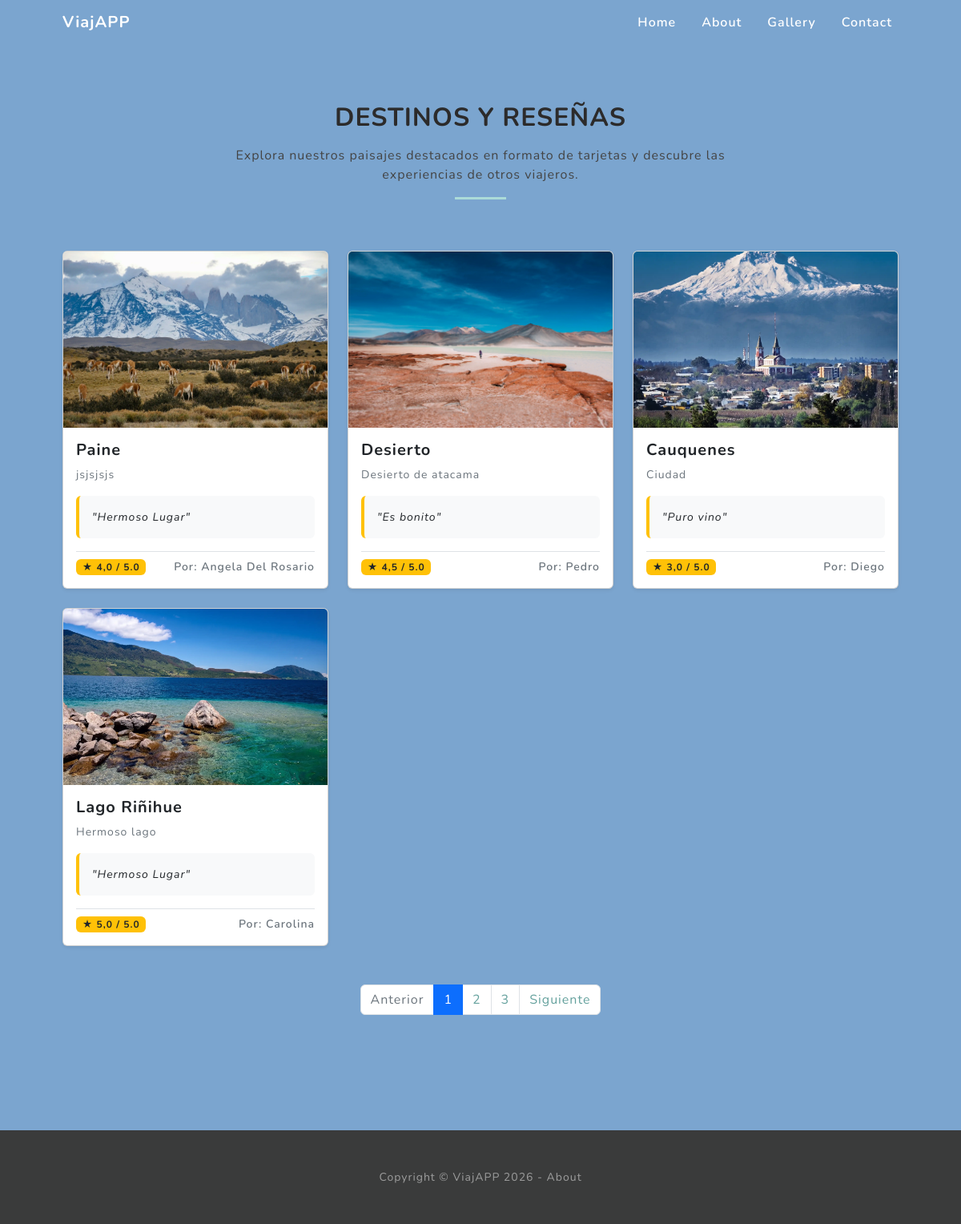
The app's page /gallery/, older data.
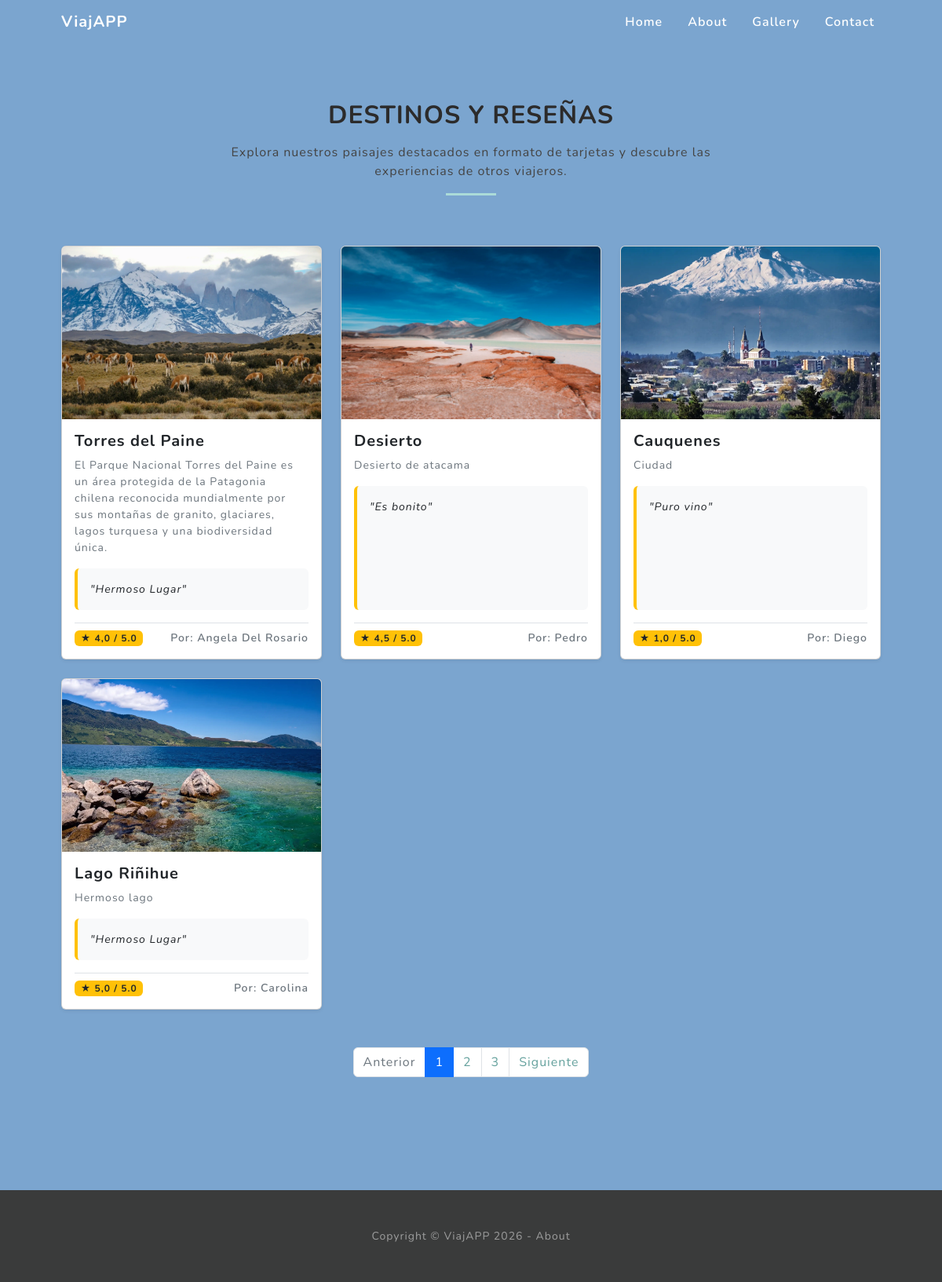
The same page, newer data.
### gallery/models.py (models this page shows, shortened)
class Destino(models.Model):
    nombre=models.CharField(max_length=100, verbose_name='Nombre del destino')
    descripcion=models.TextField(verbose_name='Descripción del destino')
    imagen=models.ImageField(upload_to='destinos/', verbose_name='Imagen del destino')
    created=models.DateTimeField(auto_now_add=True, verbose_name='Fecha de creación')
    updated=models.DateTimeField(auto_now=True, verbose_name='Fecha de actualización')
    autor=models.CharField(max_length=100, verbose_name='Autor de la reseña')
    comentario=models.TextField(verbose_name='Comentario del destino')
    calificacion=models.DecimalField(max_digits=2, decimal_places=1, validators=[MinValueValidator(0.0), MaxValueValidator(5.0)], verbose_name='Calificación del destino')
    class Meta:
        verbose_name='Destino'
        verbose_name_plural='Destinos'

### gallery/views.py (the view)
# urls.py: path('gallery/', gallery_views.gallery, name='gallery'),
def gallery(request):
    destinos = Destino.objects.all()
    paginator=Paginator(destinos, 4)
    page_number = request.GET.get("page")
    page_obj = paginator.get_page(page_number)
    destinos = paginator.get_page(page_number)
    return render(request, 'gallery/gallery.html', {'destinos': destinos})

### gallery/templates/gallery/gallery.html
{% extends "gallery/base.html" %}
{% load static %}
{% block content %}
<section class="projects-section" id="projects">
    <div class="container px-4 px-lg-5">
        <div class="row justify-content-center">
            <div class="col-lg-8 text-center mb-5">
                <h2 class="text-uppercase fw-bold mb-3">Destinos y Reseñas</h2>
                <p>Explora nuestros paisajes destacados en formato de tarjetas y descubre las experiencias de otros viajeros.</p>
                <hr class="mx-auto gallery-divider" />
            </div>
        </div>
        <div class="row">
            {% for destino in destinos %}
                <div class="col-md-4 mb-4">
                    <div class="card h-100 shadow-sm">
                        {% if destino.imagen %}
                            <img src="{{ destino.imagen.url }}" class="card-img-top" alt="{{ destino.nombre }}" style="height: 220px; object-fit: cover;">
                        {% endif %}
                        <div class="card-body d-flex flex-column">
                            <h5 class="card-title fw-bold mb-2">{{ destino.nombre }}</h5>
                            <p class="card-text text-muted small mb-3">{{ destino.descripcion }}</p>
                            {% if destino.comentario %}
                                <div class="bg-light p-3 rounded mb-3 flex-grow-1 border-start border-4 border-warning">
                                    <p class="card-text fst-italic text-dark small mb-0">"{{ destino.comentario }}"</p>
                                </div>
                            {% endif %}
                            <div class="d-flex justify-content-between align-items-center mt-auto pt-2 border-top">
                                <span class="badge bg-warning text-dark">★ {{ destino.calificacion }} / 5.0</span>
                                <small class="text-muted fw-semibold">Por: {{ destino.autor }}</small>
                            </div>
                        </div>
                    </div>
                </div>
            {% empty %}
                <div class="col-12 text-center text-muted">
                    <p>No se encontraron destinos disponibles.</p>
                </div>
            {% endfor %}
        </div>
        {% if destinos.has_other_pages %}
        <div class="row mt-4">
            <div class="col-12">
                <nav aria-label="Navegación de destinos">
                    <ul class="pagination justify-content-center">
                        {% if destinos.has_previous %}
                            <li class="page-item">
                                <a class="page-link" href="?page={{ destinos.previous_page_number }}">Anterior</a>
                            </li>
                        {% else %}
                            <li class="page-item disabled">
                                <span class="page-link">Anterior</span>
                            </li>
                        {% endif %}
                        {% for page in destinos.paginator.page_range %}
                            {% if destinos.number == page %}
                                <li class="page-item active"><span class="page-link">{{ page }}</span></li>
                            {% else %}
                                <li class="page-item"><a class="page-link" href="?page={{ page }}">{{ page }}</a></li>
                            {% endif %}
                        {% endfor %}
                        {% if destinos.has_next %}
                            <li class="page-item">
                                <a class="page-link" href="?page={{ destinos.next_page_number }}">Siguiente</a>
                            </li>
                        {% else %}
                            <li class="page-item disabled">
                                <span class="page-link">Siguiente</span>
                            </li>
                        {% endif %}
                    </ul>
                </nav>
            </div>
        </div>
        {% endif %}
    </div>
</section>
{% endblock %}

### gallery/templates/gallery/base.html (shortened to what this page needs)
{% load static %}
<!DOCTYPE html>
<html lang="es">
    <head>
        <link href="https://cdn.jsdelivr.net/npm/bootstrap@5.2.3/dist/css/bootstrap.min.css" rel="stylesheet" />
        <link href="{% static 'gallery/css/styles.css' %}" rel="stylesheet" />
    </head>
    <body id="page-top">
        <nav class="navbar navbar-expand-lg navbar-light fixed-top" id="mainNav">
            <div class="container px-4 px-lg-5">
                <a class="navbar-brand fw-bold" href="/">ViajAPP</a>
                <div class="collapse navbar-collapse justify-content-end" id="navbarResponsive">
                    <ul class="navbar-nav ms-auto mb-2 mb-lg-0">
                        <li class="nav-item"><a class="nav-link" href="/">Home</a></li>
                        <li class="nav-item"><a class="nav-link" href="/about">About</a></li>
                        <li class="nav-item"><a class="nav-link" href="/gallery">Gallery</a></li>
                        <li class="nav-item"><a class="nav-link" href="/contact">Contact</a></li>
                    </ul>
                </div>
            </div>
        </nav>
    {% block content %}
    {% endblock %}
        <footer class="footer small text-center text-white-50">
        <div class="container px-4 px-lg-5">Copyright &copy; ViajAPP 2026 - About</div>
        </footer>
    </body>
</html>

### gallery/static/gallery/css/styles.css (style rules this page uses)
:root { --bs-primary: #64a19d; --bs-secondary: #7464a1; --bs-success: #67c29c; --bs-info: #1cabc4; --bs-warning: #e4c662; --bs-danger: #a16468; --bs-light: #f8f9fa; --bs-dark: #212529; --bs-body-font-family: Nunito, -apple-system, BlinkMacSystemFont, Segoe UI, Roboto, Helvetica Neue, Arial, sans-serif; --bs-body-font-size: 1rem; --bs-body-font-weight: 400; --bs-body-line-height: 1.5; --bs-body-color: #212529; --bs-body-bg: #fff; --bs-link-color: #64a19d; --bs-link-hover-color: #50817e; }
*, *::before, *::after { box-sizing: border-box; }
body { margin: 0; font-family: var(--bs-body-font-family); font-size: var(--bs-body-font-size); font-weight: var(--bs-body-font-weight); line-height: var(--bs-body-line-height); color: var(--bs-body-color); background-color: var(--bs-body-bg); letter-spacing: 0.0625em; scroll-padding-top: calc(4.5rem - 1px); }
#mainNav { min-height: 3.5rem; background-color: transparent; box-shadow: transparent ; padding: 0.5rem 1rem; }
#mainNav .navbar-brand { color: #ffffff ; font-weight: 700; }
#mainNav .navbar-nav { list-style: none; display: flex; gap: 1rem; margin-bottom: 0; }
#mainNav .navbar-nav .nav-link { color: #ffffff ; font-weight: 600; transition: color 0.2s ease-in-out; }
#mainNav { transition: top 0.3s ease-in-out; }
.projects-section { padding: 8rem 0; background-color: #7ba5cf ; }
.projects-section h2 { color: hsl(0, 1%, 17%) ; }
.projects-section p { color: #444444 ; }
.gallery-divider { width: 4rem; border-top: 3px solid #abdbd8; opacity: 1; }
.projects-section .card { transition: transform 0.3s ease, box-shadow 0.3s ease; }
.footer { padding: 3rem 0; background-color: #3a3b3b; color: rgb(242, 243, 245) ; }

Row changes from the older to the newer data that the page shows:
changed Destino "Angela Del Rosario": nombre "Paine" → "Torres del Paine"; descripcion "jsjsjsjs" → "El Parque Nacional Torres del Paine es un área protegida de la Patagonia chilena reconocida mundialmente por sus montañas de granito, glaciares, lagos turquesa y una biodiversidad única."
changed Destino "Cauquenes": calificacion "3,0" → "1,0"
